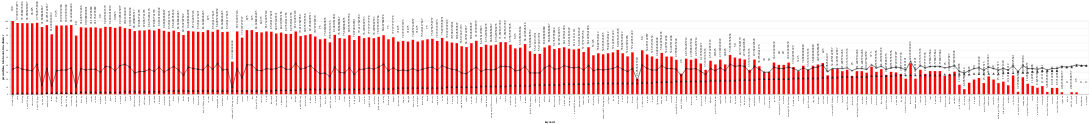

This figure's notebook cell:
### Code cell
source = key_df
count_true = alt.Chart(source).mark_point(filled=True, shape='triangle-up', size=120, color='black').encode(
    x= alt.X("keyword:N", sort='y'),
    y=alt.Y("true disaster:Q"),
    tooltip=[alt.Tooltip('true disaster:Q', title='total count labeled true')]
)

base = alt.Chart(source).encode(
    x= alt.X("keyword:N", sort=alt.EncodingSortField(field="true disaster")),
    y=alt.Y("percent false:Q"),
    tooltip=[alt.Tooltip('percent false:Q', title="percent false")]
)

bar = base.mark_bar(width = 10, color='red').encode(


)

text = base.mark_text(angle=270, yOffset=-50).encode(
        text = 'percent false:Q'

)

keyw_label3 = alt.Chart(source).mark_line(color='black').encode(
    x= alt.X("keyword:N", sort=alt.EncodingSortField(field="true disaster")),
    y=alt.Y("total count:Q"),

)

keyw_label4 = alt.Chart(source).mark_point(color='black').encode(
    x= alt.X("keyword:N", sort=alt.EncodingSortField(field="true disaster")),
    y=alt.Y("total count:Q"),
    tooltip=[alt.Tooltip('total count:Q', title="total keyword count")],
)


bar +text+ keyw_label3 +keyw_label4 + count_true

### Figure 1 — Vega-Lite specification as saved in the notebook (floating-point values rounded to 4 significant figures; data arrays with more than 128 entries replaced by an {"elided": "..."} marker saying what was removed)
{"config": {"view": {"continuousWidth": 300, "continuousHeight": 300}}, "layer": [{"mark": {"type": "bar", "color": "red", "width": 10}, "encoding": {"tooltip": [{"field": "percent false", "title": "percent false", "type": "quantitative"}], "x": {"field": "keyword", "sort": {"field": "true disaster"}, "type": "nominal"}, "y": {"field": "percent false", "type": "quantitative"}}}, {"mark": {"type": "text", "angle": 270, "yOffset": -50}, "encoding": {"text": {"field": "percent false", "type": "quantitative"}, "tooltip": [{"field": "percent false", "title": "percent false", "type": "quantitative"}], "x": {"field": "keyword", "sort": {"field": "true disaster"}, "type": "nominal"}, "y": {"field": "percent false", "type": "quantitative"}}}, {"mark": {"type": "line", "color": "black"}, "encoding": {"x": {"field": "keyword", "sort": {"field": "true disaster"}, "type": "nominal"}, "y": {"field": "total count", "type": "quantitative"}}}, {"mark": {"type": "point", "color": "black"}, "encoding": {"tooltip": [{"field": "total count", "title": "total keyword count", "type": "quantitative"}], "x": {"field": "keyword", "sort": {"field": "true disaster"}, "type": "nominal"}, "y": {"field": "total count", "type": "quantitative"}}}, {"mark": {"type": "point", "color": "black", "filled": true, "shape": "triangle-up", "size": 120}, "encoding": {"tooltip": [{"field": "true disaster", "title": "total count labeled true", "type": "quantitative"}], "x": {"field": "keyword", "sort": "y", "type": "nominal"}, "y": {"field": "true disaster", "type": "quantitative"}}}], "data": {"name": "data-5a030e499234a39990d33ca4c4456ef2"}, "$schema": "https://vega.github.io/schema/vega-lite/v5.16.3.json", "datasets": {"data-5a030e499234a39990d33ca4c4456ef2": {"elided": "221 records"}}}
